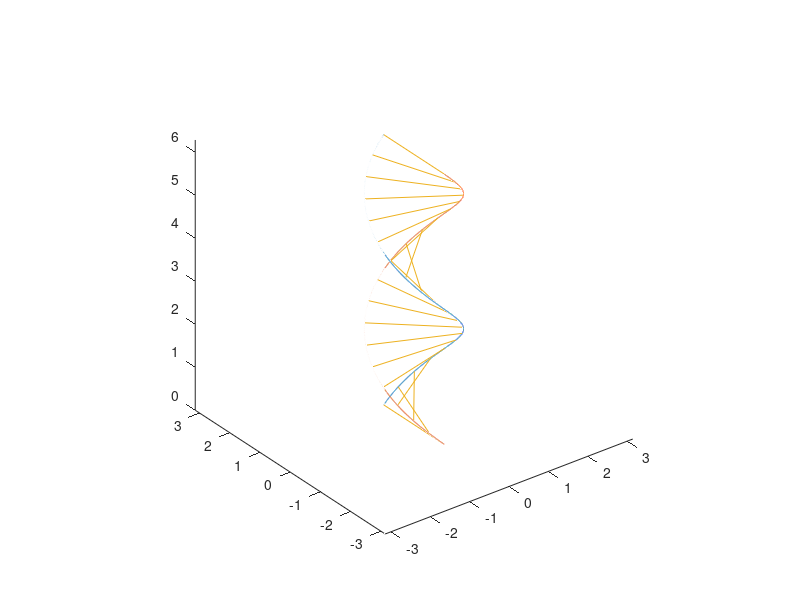

MATLAB code for this plot:
t = linspace(0,4*pi,10000);
z = 0.5*t;
x1 = sin(z);
x2 = sin(z+pi);
X = [x1 x2];
y1 = cos(z);
y2 = cos(z+pi);
plot3(x1,y1,z,x2,y2,z);
for i = linspace(0,4*pi,20)
   x = [sin(0.5*i),sin(0.5*i+pi)];
   y = [cos(0.5*i),cos(0.5*i+pi)];
   line(x,y,[0.5*i,0.5*i]);
end
axis equal;
